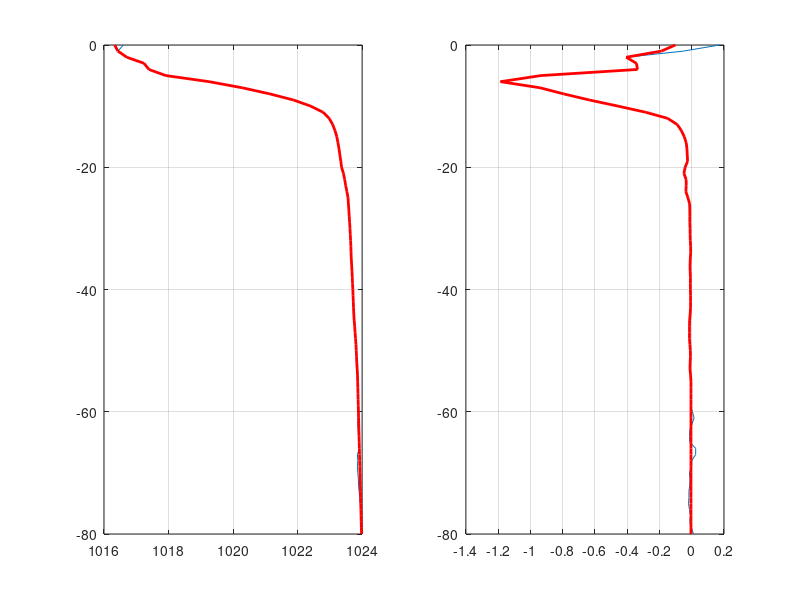

Write the MATLAB code that produced this figure. (Note: this script raises an error after producing the figure.)
clear all

%%% Load the Amazon data %%%%%%%%%%%%%%%%%%%%%%%%%%%%%%%%%%%%%%%%%%%%%%%%%%
data      = load('case_amazon.txt'); % columns are z,rho,u
zdata     = data(:,1);
rhodata0  = data(:,2);
udata     = data(:,3);

% Compute derivatives
rhozdata0 = gradient(rhodata0,zdata);
uzdata    = gradient(udata,zdata);
uzzdata   = gradient(uzdata,zdata);

% Density adjustments (to ensure that drho/dz is negative)
rhodata=rhodata0;                   % copy original density
rhodata(end)=rhodata(end-1)*0.9999; % replace surface value to ensure positive N^2

rb=0.5*mean(rhozdata0(zdata>-55 & zdata<-30));  % define a mean density gradient from z=(-55,-30) m
ri=find(zdata<=-55);                            % find indexes for z <= -55 m
rhodata(ri)=rb*(zdata(ri)- zdata(ri(end)+1)) + rhodata(ri(end)+1); % replace data below z=-55 m with linear density
rhozdata = gradient(rhodata,zdata);             % adjusted density derivative

% Show original (blue) and adjusted (red) density and first derivative
figure(2)
subplot(1,2,1); plot(rhodata0 ,zdata,rhodata ,zdata,'r','linewidth',2); grid on
subplot(1,2,2); plot(rhozdata0,zdata,rhozdata,zdata,'r','linewidth',2); grid on

% Build piecewise interpolating polynomials from the data
warning('off','MATLAB:interp1:ppGriddedInterpolant'); % Silences R2014a warnings
method='linear';
rho    = @(z) ppval(interp1(zdata,rhodata ,method,'pp'), z);
rhoz   = @(z) ppval(interp1(zdata,rhozdata,method,'pp'), z);
fUbg   = @(z) ppval(interp1(zdata,udata   ,method,'pp'), z);
fUbgz  = @(z) ppval(interp1(zdata,uzdata  ,method,'pp'), z);
fUbgzz = @(z) ppval(interp1(zdata,uzzdata ,method,'pp'), z);

%%%%%%% Now we have data, prepare for DJLES %%%%%%%%%%%%%%%%%%%%%%%%%%%%%%%
L       = 600;  % domain width (m)
H       = 80;   % domain depth (m)
rho0    = 1000; % reference density (kg/m^3)
verbose = 1;

start_time = clock;
% Start at low resolution/epsilon, no background velocity, and raise amplitude
Ubg=@(z) 0*z; Ubgz=@(z) 0*z; Ubgzz=@(z) 0*z; 
NX = 32; NZ = 32; epsilon=1e-3;
A1=1e5; A2=1e6;
for A=linspace(A1, A2, 3)
    djles_refine_solution
end

% Improve resolution, raise amplitude
NX=64; NZ=64;
A1=1e6; A2=5e6;
for A=linspace(A1, A2, 3)
    djles_refine_solution
end

% Now bring in the background velocity incrementally
for alpha=linspace(0.25,1,4)
    % Velocity profile for this wave
    Ubg  =@(z) alpha*fUbg(z);
    Ubgz =@(z) alpha*fUbgz(z);
    Ubgzz=@(z) alpha*fUbgzz(z);

    djles_refine_solution
end

% Improve resolution and epsilon, raise amplitude
NX=128; NZ=128; epsilon=1e-4; relax=0.4;
A1=5e6; A2=7.5e6;
for A=linspace(A1, A2, 4)
    djles_refine_solution
end

% Final wave: increase resolution, iterate to convergence
NX=256; NZ=256; epsilon=1e-6;
djles_refine_solution

% Compute diagnostics, plot wave
djles_diagnostics
djles_plot

% The wave is now near its amplitude limit and is beginning to transition
% to a broad flat crested wave. Use a larger domain for larger vales of APE.

end_time=clock;
fprintf('Total wall clock time: %f seconds\n',etime(end_time, start_time));
